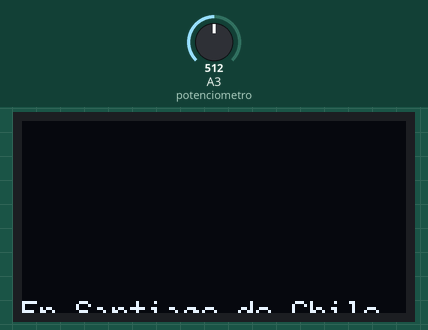
This sketch was run on a simulated Arduino Uno, built with avr-gcc and run on an emulated ATmega328P. Parts: 128×64 one-colour display. The inputs (shaded band) are chosen by the test bench; at power-on: A3 (potenciometro) = 512.

Above: at 0.47 s.
At 0.89 s:
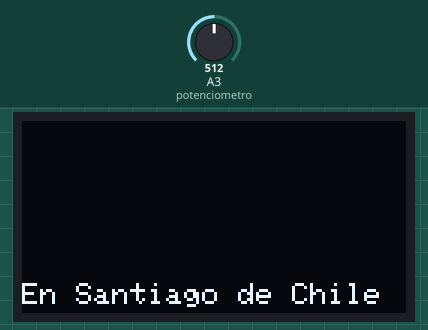
At 18.0 s:
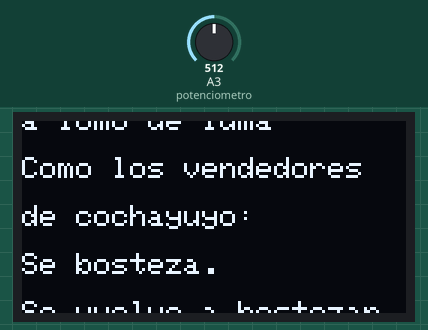

The sketch:

Codigo_etapa_final.ino
```cpp
#include <Adafruit_GFX.h>
#include <Adafruit_SSD1306.h>

#define SCREEN_WIDTH 128
#define SCREEN_HEIGHT 64
#define OLED_RESET -1
#define SCREEN_ADDRESS 0x3C
#define potenciometro A3

Adafruit_SSD1306 display (SCREEN_WIDTH, SCREEN_HEIGHT, &Wire, OLED_RESET);
// se crea la variable volocidad
int velocidad;

const unsigned char PROGMEM smiley_bmp[] = {
0xff, 0xff, 0xff, 0xff, 0xff, 0xff, 0xff, 0xff, 0xff, 0xff, 0xff, 0xff, 0xff, 0xff, 0xff, 0xff,
	0xff, 0xff, 0xff, 0xff, 0xff, 0xff, 0xff, 0xff, 0xff, 0xff, 0xff, 0xff, 0xff, 0xff, 0xff, 0xff,
	0xff, 0xff, 0xff, 0xff, 0xff, 0xff, 0xff, 0xff, 0xff, 0xff, 0xff, 0xff, 0xff, 0xff, 0xff, 0xff,
	0xff, 0xff, 0xff, 0xff, 0xff, 0xff, 0xff, 0xff, 0xff, 0xff, 0xff, 0xff, 0xff, 0xff, 0xff, 0xff,
	0xff, 0xff, 0xff, 0xff, 0xff, 0xff, 0xff, 0xff, 0xff, 0xff, 0xff, 0xff, 0xff, 0xff, 0xff, 0xff,
	0xff, 0xff, 0xff, 0xff, 0xff, 0xff, 0xff, 0xff, 0xff, 0xff, 0xff, 0xff, 0xff, 0xff, 0xff, 0xff,
	0xff, 0xff, 0xff, 0xff, 0xff, 0xff, 0xff, 0xc1, 0xff, 0xff, 0xff, 0xff, 0xff, 0xff, 0xff, 0xff,
	0xff, 0xff, 0xff, 0xff, 0xff, 0xff, 0xff, 0xbe, 0xff, 0xff, 0xff, 0xff, 0xff, 0xff, 0xff, 0xff,
	0xff, 0xff, 0xff, 0xff, 0xff, 0xff, 0xff, 0xbe, 0xff, 0xff, 0xff, 0xff, 0xff, 0xff, 0xff, 0xff,
	0xff, 0xff, 0xff, 0xff, 0xff, 0xff, 0xff, 0xbe, 0xff, 0xff, 0xff, 0xff, 0xff, 0xff, 0xff, 0xff,
	0xff, 0xff, 0xff, 0xff, 0xff, 0xff, 0xff, 0x7f, 0x7f, 0xff, 0xff, 0xff, 0xff, 0xff, 0xff, 0xff,
	0xff, 0xff, 0xff, 0xff, 0xff, 0xff, 0xff, 0x5d, 0x7f, 0xff, 0xff, 0xff, 0xff, 0xff, 0xff, 0xff,
	0xff, 0xff, 0xff, 0xff, 0xff, 0xff, 0xff, 0x5d, 0x7f, 0xff, 0xff, 0xff, 0xff, 0xff, 0xff, 0xff,
	0xff, 0xff, 0xff, 0xff, 0xff, 0xff, 0xff, 0x5d, 0x7f, 0xff, 0xff, 0xff, 0xff, 0xff, 0xff, 0xff,
	0xff, 0xff, 0xff, 0xff, 0xff, 0xff, 0xfe, 0xdd, 0xbf, 0xff, 0xff, 0xff, 0xff, 0xff, 0xff, 0xff,
	0xff, 0xff, 0xff, 0xff, 0xff, 0xff, 0xfe, 0xdd, 0xbf, 0xff, 0xff, 0xff, 0xff, 0xff, 0xff, 0xff,
	0xff, 0xff, 0xff, 0xff, 0xff, 0xff, 0xfe, 0xdd, 0xbf, 0xff, 0xff, 0xff, 0xff, 0xff, 0xff, 0xff,
	0xff, 0xff, 0xff, 0xff, 0xff, 0xff, 0xfe, 0xdd, 0xbf, 0xff, 0xff, 0xff, 0xff, 0xff, 0xff, 0xff,
	0xff, 0xff, 0xff, 0xff, 0xff, 0xff, 0xf8, 0xbe, 0x80, 0xff, 0xff, 0xff, 0xff, 0xff, 0xff, 0xff,
	0xff, 0xff, 0xff, 0xff, 0xfc, 0x0f, 0xe6, 0xbe, 0xbf, 0x1f, 0xff, 0xff, 0xff, 0xff, 0xff, 0xff,
	0xff, 0xff, 0x00, 0x7f, 0xe3, 0xf3, 0x1e, 0xbe, 0xbf, 0xc7, 0xff, 0xff, 0xff, 0xff, 0xff, 0xff,
	0xff, 0xf8, 0xff, 0x8f, 0x8f, 0xf8, 0xfe, 0xbe, 0xbf, 0xf9, 0xfe, 0x1f, 0xff, 0xff, 0xff, 0xff,
	0xff, 0xc7, 0xff, 0xf0, 0x3f, 0xff, 0xfe, 0xbe, 0xbf, 0xfe, 0x41, 0xe1, 0xff, 0xff, 0xff, 0xff,
	0xff, 0x3f, 0xff, 0xff, 0xff, 0xff, 0xfe, 0xbe, 0xbf, 0xff, 0x1f, 0xfe, 0x7f, 0xff, 0xff, 0xff,
	0xfc, 0xff, 0xff, 0xff, 0xff, 0xff, 0xfe, 0xbe, 0xbf, 0xff, 0xcf, 0xff, 0x9f, 0xff, 0xff, 0xff,
	0xe3, 0xff, 0xff, 0xff, 0xff, 0xff, 0xfe, 0xbe, 0xbf, 0xff, 0xe3, 0xff, 0xe7, 0xfc, 0x07, 0xff,
	0x1f, 0xff, 0xff, 0xff, 0xfe, 0x7f, 0xfe, 0xbe, 0xbf, 0xff, 0xf9, 0xff, 0xf8, 0x03, 0xf9, 0xff,
	0xff, 0xff, 0xff, 0xff, 0xf9, 0xf1, 0xfe, 0xbe, 0xbf, 0xff, 0xff, 0xff, 0xfd, 0xff, 0xfe, 0x7f,
	0xff, 0xff, 0xff, 0xff, 0xe7, 0xfe, 0x3e, 0xbe, 0xbf, 0xff, 0xff, 0xff, 0xfe, 0xff, 0xff, 0x1f,
	0xff, 0xff, 0x0f, 0xff, 0x9f, 0xff, 0xde, 0xbe, 0x8f, 0xff, 0xff, 0xff, 0xfe, 0x7f, 0xff, 0xc7,
	0xdf, 0xfc, 0xf0, 0xff, 0x7f, 0xff, 0xee, 0x7f, 0x37, 0xe0, 0xff, 0xff, 0xff, 0xff, 0xff, 0xf8,
	0xcf, 0xc3, 0xfe, 0x7c, 0x7f, 0xff, 0xfe, 0xff, 0xbb, 0x9f, 0x0f, 0xff, 0xff, 0xff, 0xff, 0xff,
	0x33, 0x3f, 0xff, 0xff, 0xff, 0xff, 0xce, 0xff, 0xbf, 0xff, 0xf1, 0xff, 0xff, 0xff, 0xff, 0xff,
	0xff, 0xff, 0xff, 0xff, 0xff, 0xff, 0xbe, 0xaa, 0xbf, 0xff, 0xfe, 0x3f, 0xff, 0xff, 0xff, 0xff,
	0xff, 0xff, 0xff, 0xff, 0xff, 0xff, 0x7e, 0xff, 0xbf, 0xff, 0xff, 0xdf, 0xff, 0xe0, 0x1f, 0xff,
	0xff, 0xff, 0xff, 0xff, 0xff, 0xff, 0xfe, 0xaa, 0xbf, 0xff, 0xff, 0xe7, 0xe0, 0x1f, 0xe7, 0xff,
	0xff, 0xff, 0xff, 0xff, 0xff, 0xff, 0xfe, 0xff, 0xb8, 0x00, 0x03, 0xff, 0x9f, 0xff, 0xf8, 0xff,
	0xff, 0xff, 0xff, 0xff, 0xff, 0xff, 0xfe, 0xaa, 0xb7, 0xff, 0xfd, 0xfe, 0x7f, 0xff, 0xff, 0x0f,
	0xff, 0xff, 0xff, 0xff, 0xff, 0xff, 0xfe, 0xff, 0xb5, 0x55, 0x55, 0xff, 0xff, 0xff, 0xff, 0xff,
	0xff, 0x9f, 0xff, 0xff, 0xff, 0xff, 0xfe, 0xaa, 0xb7, 0xff, 0xfd, 0xff, 0xff, 0xff, 0xff, 0xff,
	0xff, 0xaf, 0xff, 0xff, 0xff, 0xff, 0xfe, 0xff, 0xb5, 0x55, 0x55, 0xff, 0xff, 0xff, 0xff, 0xff,
	0xff, 0x03, 0xff, 0xff, 0xff, 0xff, 0xfe, 0xaa, 0xb7, 0x00, 0x1d, 0xff, 0xff, 0xff, 0xff, 0xff,
	0xfe, 0xfd, 0xff, 0xff, 0xff, 0xff, 0xfe, 0xff, 0xb6, 0xff, 0xe5, 0xff, 0xc1, 0xff, 0xff, 0xff,
	0xfe, 0xfd, 0xff, 0xff, 0xff, 0xff, 0xfe, 0xaa, 0xae, 0x06, 0x0d, 0xff, 0xbe, 0xff, 0xff, 0xff,
	0xfe, 0xfd, 0xff, 0xff, 0xff, 0xff, 0xfe, 0xff, 0xaa, 0xff, 0xe5, 0xff, 0x88, 0xff, 0xff, 0xff,
	0xfe, 0xf0, 0x0f, 0xcf, 0xff, 0xff, 0xfe, 0xaa, 0xae, 0x06, 0x0d, 0xff, 0xbe, 0xff, 0xff, 0xff,
	0xe0, 0xef, 0xf7, 0x97, 0xff, 0xff, 0xfe, 0xff, 0xaa, 0xff, 0xe5, 0xff, 0x88, 0xff, 0xff, 0xff,
	0x2e, 0xe1, 0x87, 0x6b, 0xff, 0xfc, 0x3e, 0xaa, 0xae, 0x06, 0x0d, 0xc3, 0xbe, 0xff, 0xff, 0xff,
	0xae, 0xef, 0xf6, 0xf5, 0xfe, 0x7b, 0xde, 0xff, 0xaa, 0xff, 0xe5, 0xbc, 0x88, 0xff, 0xff, 0xff,
	0x06, 0xe1, 0x86, 0x01, 0xfd, 0x82, 0x5e, 0xaa, 0xae, 0x06, 0x0d, 0xbc, 0x3e, 0xff, 0xff, 0x83,
	0xfa, 0xef, 0xf6, 0xf5, 0xfd, 0xbb, 0xde, 0xff, 0xaa, 0xff, 0xed, 0xbb, 0xd8, 0xe7, 0xef, 0x79,
	0x7a, 0xe1, 0x86, 0x54, 0x03, 0xda, 0x5e, 0xaa, 0xae, 0xff, 0x80, 0x17, 0xee, 0xeb, 0xd6, 0xf8,
	0xe0, 0xef, 0xf0, 0xf5, 0xf2, 0xdb, 0xde, 0xff, 0x0e, 0xff, 0x7f, 0xe7, 0xe8, 0xc1, 0x00, 0x67,
	0x5e, 0xe1, 0x86, 0x55, 0xfb, 0xda, 0x5e, 0xaa, 0xf0, 0x00, 0x55, 0x47, 0xe6, 0xbe, 0x77, 0xaf,
	0xd4, 0xef, 0xf6, 0xf5, 0xfa, 0xc1, 0xde, 0xfe, 0xff, 0x99, 0x7f, 0xe1, 0xf0, 0xaa, 0xf7, 0x03,
	0x5e, 0xe1, 0x86, 0x55, 0x9b, 0xdc, 0x1e, 0xaa, 0xaa, 0xff, 0x55, 0x4e, 0xf6, 0xbe, 0xf6, 0x7d,
	0xd4, 0xef, 0xf6, 0xc0, 0x0b, 0x0f, 0xc2, 0xfe, 0xff, 0xff, 0x1f, 0xee, 0xe6, 0x2c, 0xf6, 0xfd,
	0xde, 0xe1, 0x86, 0xbf, 0xc0, 0x75, 0x7c, 0x1e, 0xaa, 0x80, 0x61, 0x4e, 0xef, 0x38, 0x00, 0x0d,
	0x00, 0xef, 0xf0, 0x2a, 0xbe, 0x77, 0xfd, 0xee, 0xff, 0x7e, 0xfb, 0xfe, 0xc9, 0xb7, 0xff, 0xf5,
	0xff, 0x61, 0x87, 0xbf, 0xfe, 0xf5, 0x70, 0xe0, 0xaa, 0x7e, 0xfb, 0xfe, 0xdf, 0xb5, 0x56, 0x35,
	0x35, 0x5e, 0xf7, 0xb1, 0x9e, 0xf7, 0xe7, 0x6e, 0x1f, 0x00, 0x00, 0x00, 0x19, 0x96, 0x7d, 0xd5,
	0x8f, 0x5e, 0x9e, 0x2e, 0x64, 0x77, 0x0f, 0x6c, 0xce, 0xff, 0xff, 0xff, 0xef, 0xd5, 0xbb, 0xe5,
	0xe5, 0x5e, 0x6d, 0xaf, 0x7b, 0xb4, 0xe7, 0x6d, 0xe6, 0xaf, 0x7c, 0x7e, 0xa9, 0xd3, 0xdb, 0xe5,
	0xf7, 0x5e, 0xf3, 0xcf, 0x7b, 0x95, 0xfb, 0x6d, 0xf6, 0xfe, 0xbb, 0xbf, 0xef, 0xd3, 0xdb, 0xe5
};

void setup () {
  // inicia la pantalla OLED
  display.begin(SSD1306_SWITCHCAPVCC, SCREEN_ADDRESS);
  // limpia la pantalla antes de dibujar.
  display.clearDisplay();
  // define el tamaño del texto.
  display.setTextSize(1);
  // define el color del texto.
  display.setTextColor(WHITE);
}

void loop() {
  // la variable velocidad lee el potenciometro.
  velocidad = analogRead(potenciometro);
  // se determina con map que los valores de potenciometro sean adaptados a la velociaad que se mueve el texto.
  velocidad = map(velocidad, 0, 1023, 0, 100);
  // variable i, determina que el texto va subiendo desde abajo hacia arriba.
 for (int i = 0; i < SCREEN_HEIGHT *4; i += 2) {
    display.clearDisplay();
    // se determina que el texto vaya suiendo
    display.setCursor(0, SCREEN_HEIGHT - i);
    display.println(F("En Santiago de Chile"));
    display.println(F(""));
    display.println(F("los dias son"));
    display.println(F(""));
    display.println(F("interminablemente"));
    display.println(F(""));
    display.println(F("largos."));
		display.println(F(""));
    display.println(F(""));
    display.println(F(""));
    display.println(F(""));
		display.println(F(""));
    display.println(F(""));
    display.println(F(""));
		display.println(F(""));
    display.println(F(""));
    display.println(F("Varias eternidades"));
    display.println(F(""));
    display.println(F("en un dia."));
    display.println(F(""));
    display.println(F("Nos desplazamos"));
    display.println(F(""));
    display.println(F("a lomo de luma"));
    display.println(F(""));
    display.println(F("Como los vendedores"));
    display.println(F(""));
    display.println(F("de cochayuyo:"));
    display.println(F(""));
    display.println(F("Se bosteza."));
    display.println(F(""));
    display.println(F("Se vuelve a bostezar."));

    // ajusta el retraso de velocidad del scroll segun designado en for.
    delay(velocidad);

    display.drawBitmap(
     // posición X, Y en la pantalla.
  0,  SCREEN_HEIGHT - i + SCREEN_HEIGHT,
  // el array de la imagen.
  smiley_bmp,
  // ancho y alto de la imagen.
  128, 64,
  // color (blanco en pantalla OLED monocroma).
  WHITE);
// envía el contenido preparado, texto, a la pantalla.
display.display();
// ajusta el retraso de velocidad del scroll segun designado en for.
delay(velocidad);
  }
}
```
